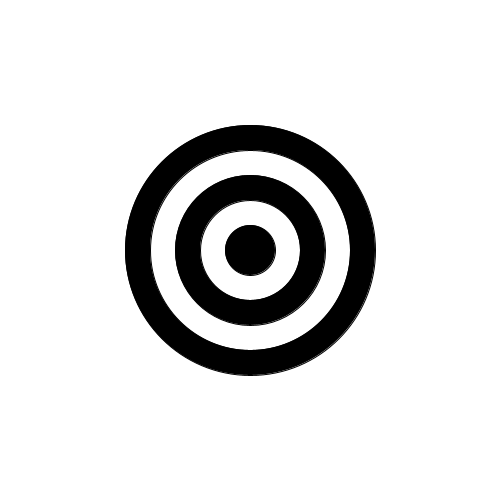
Frame 1 (no input)
Frame 60 (the mouse pressed at the canvas centre just before this capture): identical to frame 1, image omitted
Frame 120 (the mouse held since frame 60 and released just before this capture): identical to frame 1, image omitted

The Processing sketch that drew this single still picture (run headless with seeded random() and noise(); from frame 60 on, the mouse is pressed at the canvas centre):

// Processing sketch: bullseye
// ── bullseye.pde
int width1 = 250;
int height1 = 250;
int r = 0;
int g = 0;
int b = 0;
void setup() {
 size(500,500);
  // set the size of your sketch
  background(255);
}

void draw() {
  
  
  
  for(int i = 0; i < 10; i++){
    fill(r,g,b);
    ellipse(250,250,width1,height1);
    width1 = width1 - 50;
    height1 = height1 - 50;
    print("hello");
  if(width1<=0&&height1<=0){
  width1 = 0;
  height1 = 0;
  }
  if(i%2 == 0){
  r = 255;
  b = 255;
  g = 255;
  }
  else{
  r = 0;
  b = 0;
  g = 0;
  }
  }
 
    
  //Starting with the largest ellipse, use a for loop to draw a bullseye with ellipses.
  
  //Use an if statement and modulo to alternate the color of your rings.
  
  
}
